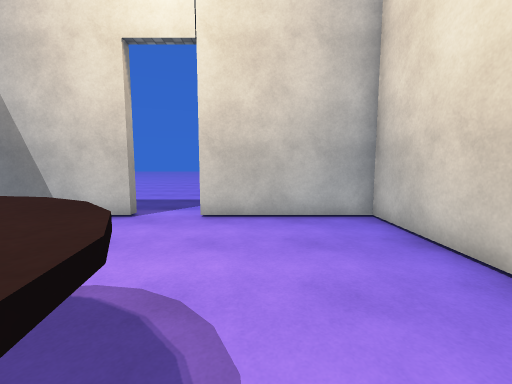
view 1 (above)

17 first-person views from a walk through a 3-D level made in the Unity game engine. The camera is 1.5 m above the floor, tilts 6° down and sees 90° across. Doors are open. The floor is counted in squares, 1 m on a side. Each view is taken from the middle of a square. On the plan, view 1 faces up. The plan holds only what a view shows up to about 13 squares ahead; the rest is blank. The place goes on beyond the plan. The player is left out. Some animated figures are left out. Surface patterns are stand-ins for the level's own textures.

view 2
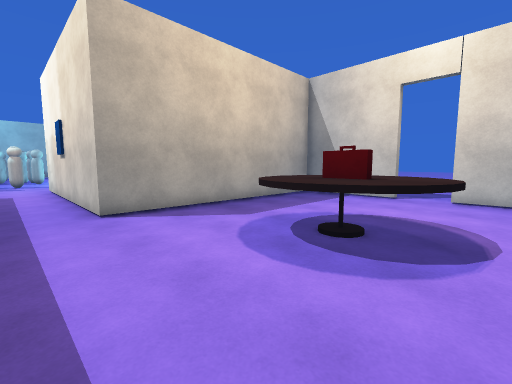

view 3
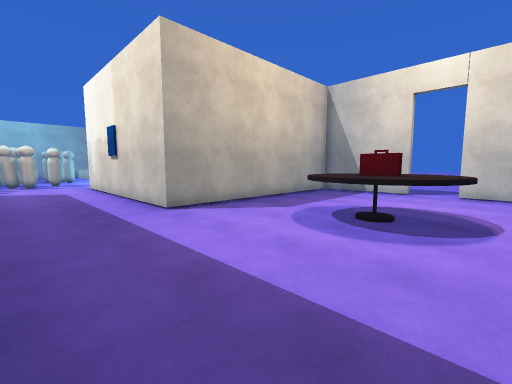

view 4
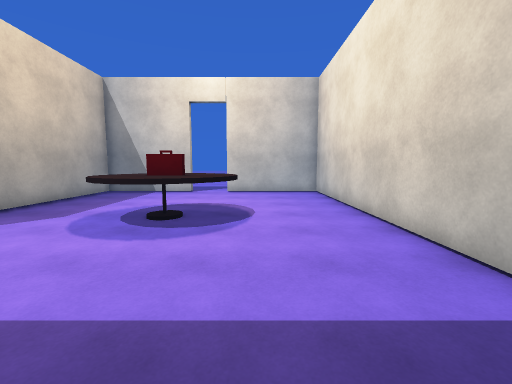

view 5
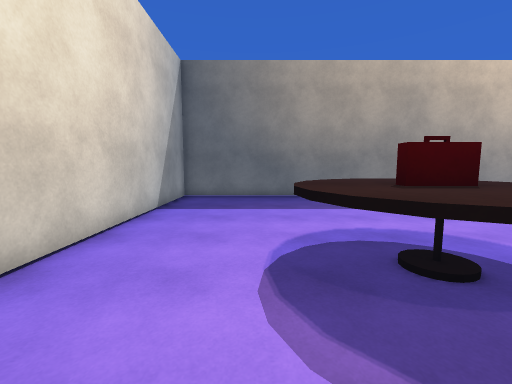

view 6
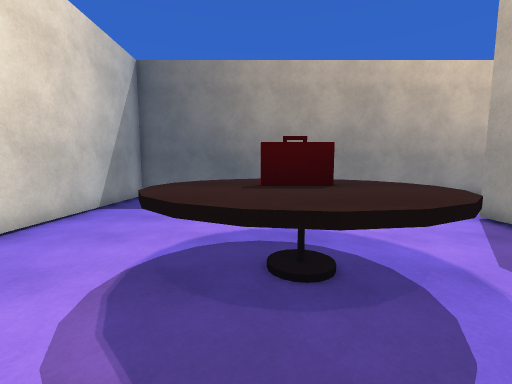

view 7
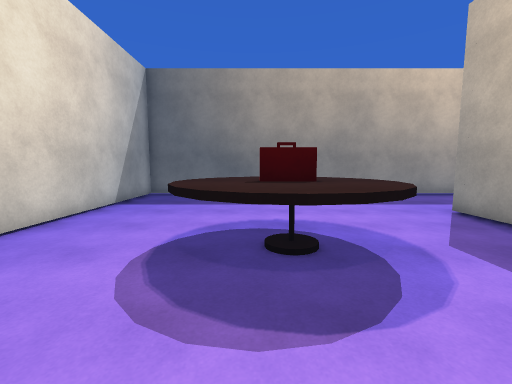

view 8
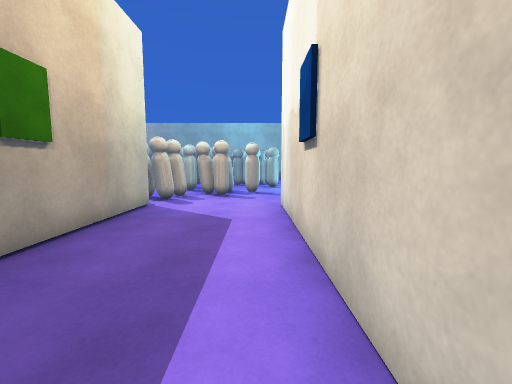

view 9
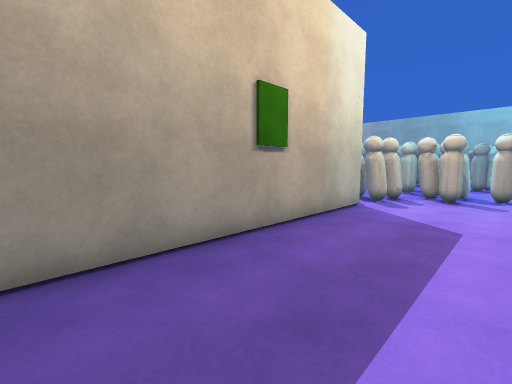

view 10
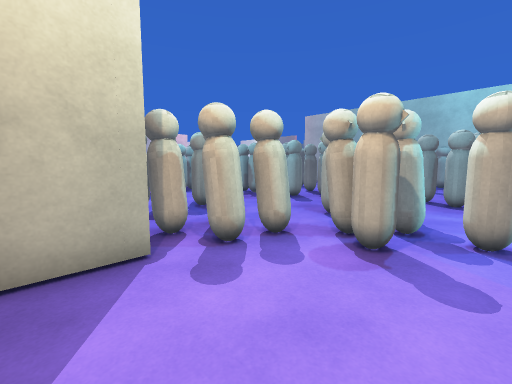

view 11
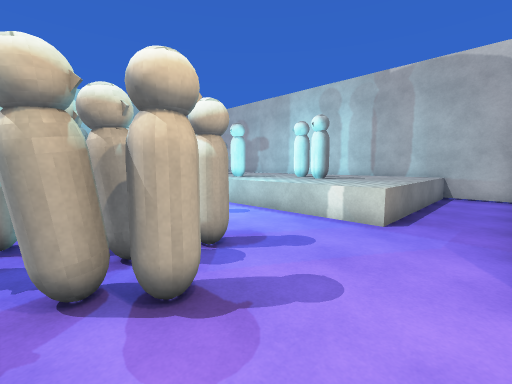

view 12
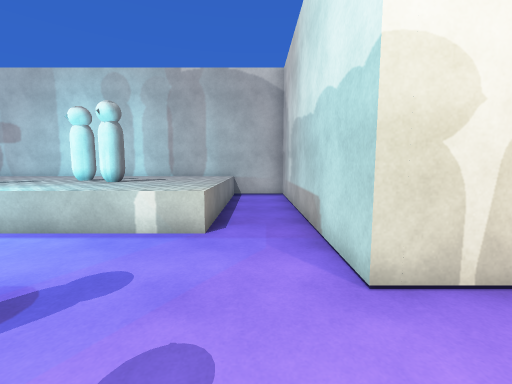

view 13
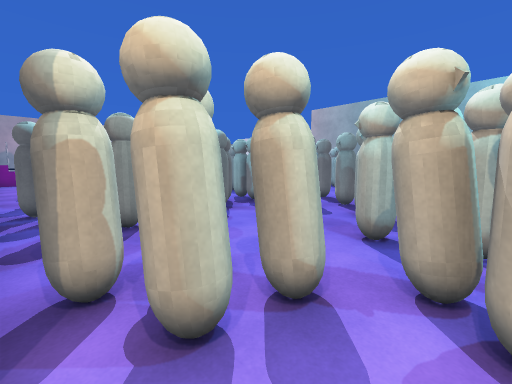

view 14
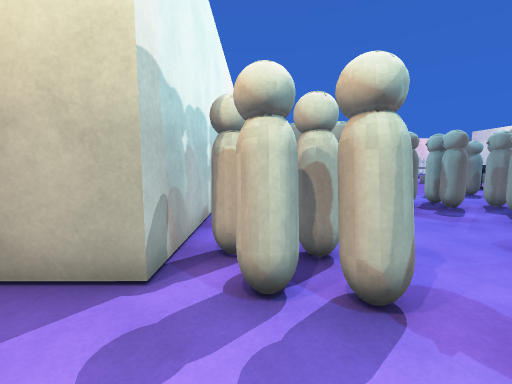

view 15
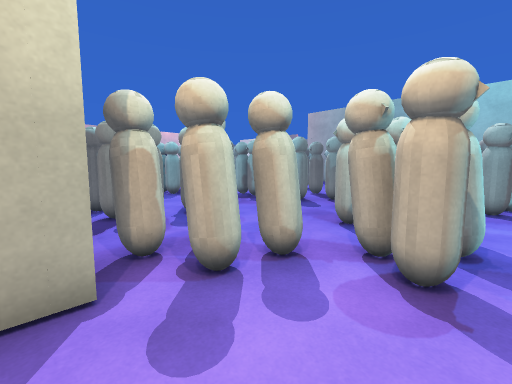

view 16
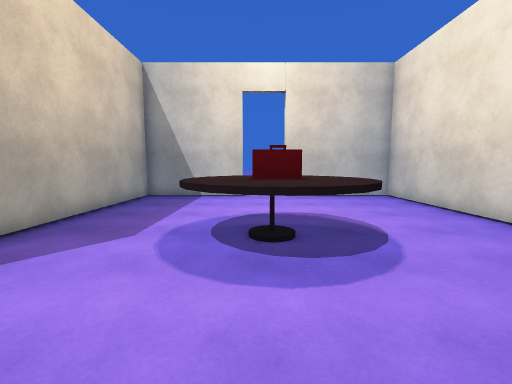

view 17
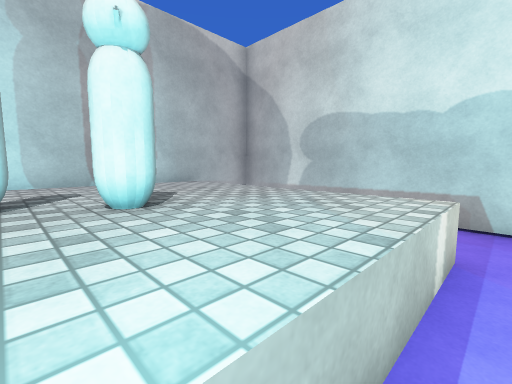

### Floor plan
Key: @ floor where view 1 was taken; # wall or solid block; . floor; D open door; ^ raised ledge; T table; O other object.
Columns run from 26 left of view 1 to 4 right of it. Each row starts with its distance up from view 1.
 10                       ...
  9                       ...
  8                       #..
  7 ########          #####DD######
  6 ^^^^^^.#          #...........#
  5 ^^^^^^.#          #...........#
  4 O^^^^^.#          #...........#
  3 OOO^^^.#          #...........#
  2 ^O^^^^.#          #...TTTT....#
  1 ^^^^^^.#          #...TTTT....#
  0 ^^^^^^.#          #...TTTT@...#
 -1 .......#          #...TTTT....#
 -2  ......#          #...........#
 -3   .....############...........#
 -4   .O..........................#
 -5 ...OO.........................#
 -6 .OOOOO........................#
 -7 OOO O.........................#
 -8 .OO.OOO########################
 -9 O....OOO
-10  ....  #
-11  ......#
-12  ..OOO.#
-13  OO .OO#
-14 O  .. O
-15 O  .  O
-16   ..  O#
-17   O

Positions as (right, up) in squares from view 1, and headings:
1: (0, 0), facing up
2: (0, -5), facing up-left
3: (0, -7), facing up-left
4: (0, -7), facing up
5: (0, 4), facing down
6: (-2, 4), facing down
7: (-2, 5), facing down
8: (-9, -4), facing left
9: (-9, -4), facing down-left
10: (-17, -4), facing down-left
11: (-19, -7), facing up-left
12: (-20, -6), facing up
13: (-19, -6), facing down-left
14: (-20, -5), facing down
15: (-18, -5), facing down-left
16: (-3, -5), facing up
17: (-26, -1), facing up-right
